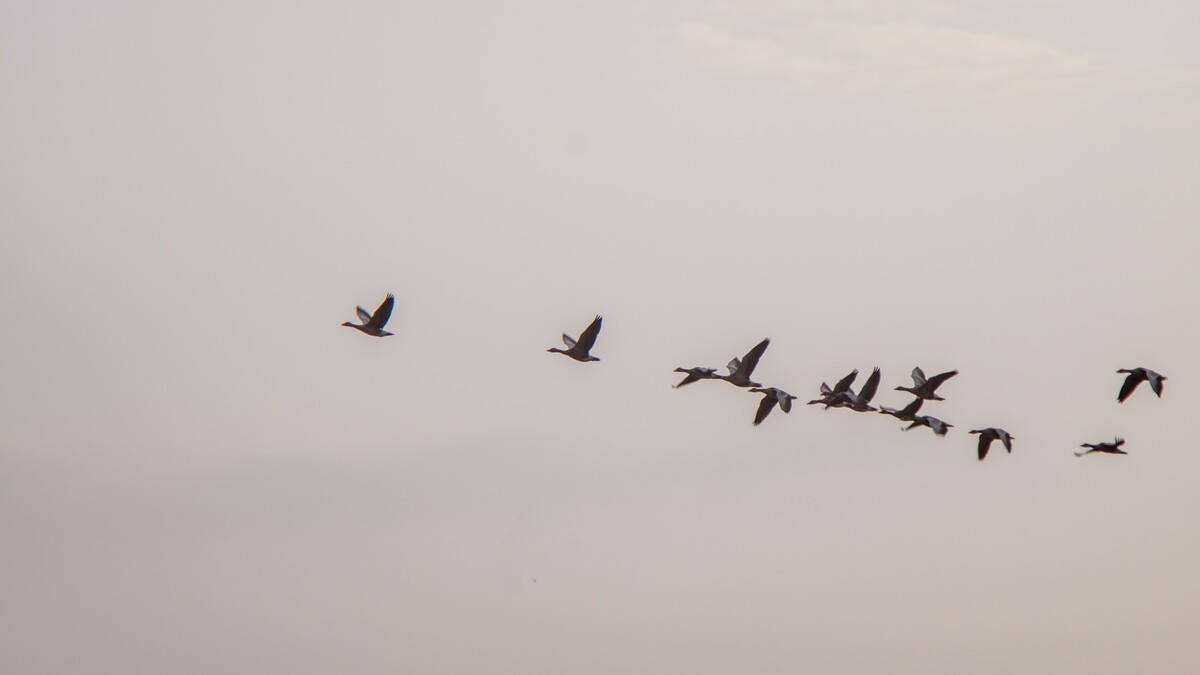
#> input picture data/oiseaux.jpeg, 1200 x 675 px
$ python contours.py
#> lines starting #> are read from the running program, lines starting #| are printed output that depends on the picture; after the words box and inside, x2 and y2 are one past the last pixel; in counts of white or black regions, pixels touching at a corner belong together
import cv2

import os

img = cv2.imread(os.path.join('.', 'data', 'oiseaux.jpeg'))
#> img is the input picture: shape (675, 1200, 3); mean B, G, R 187.2, 190, 198.7

# convert to grayscale
img_gray = cv2.cvtColor(img, cv2.COLOR_BGR2GRAY)

# apply thresholding
ret, thresh = cv2.threshold(img_gray, 127, 255, cv2.THRESH_BINARY_INV)
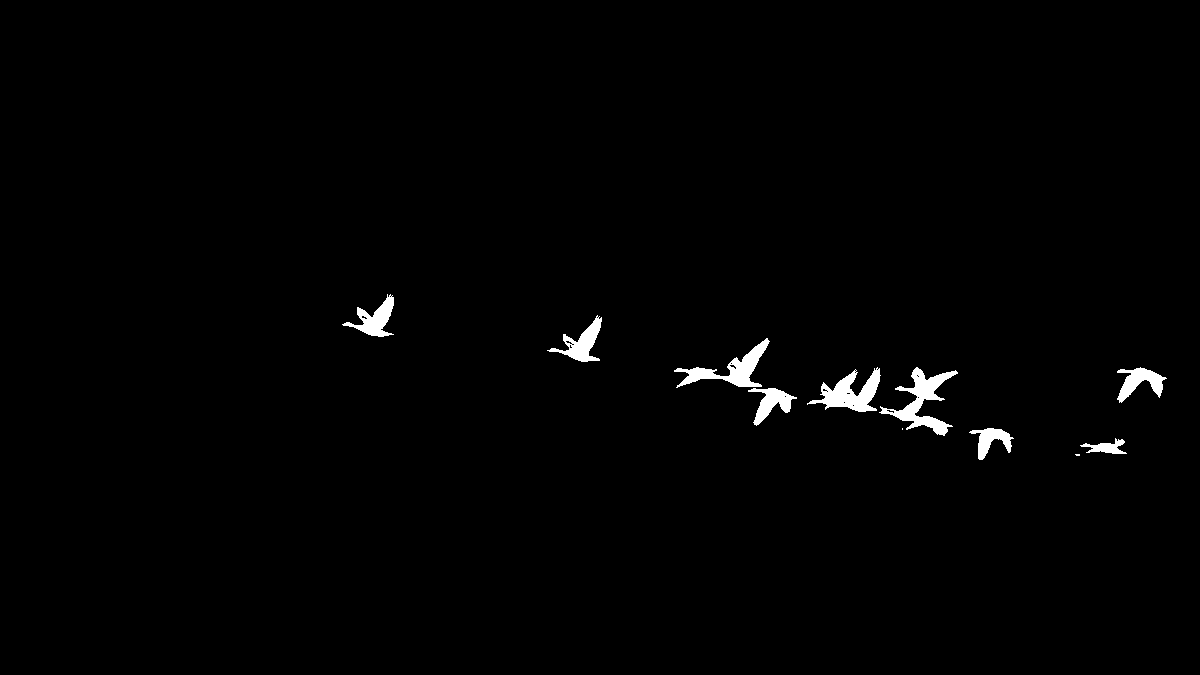
#> thresh: shape (675, 1200); 1.1% white; 11 white regions (2 under 20 px)

#detect contours
contours, hierarchy = cv2.findContours(thresh, cv2.RETR_TREE, cv2.CHAIN_APPROX_SIMPLE)
#> contours = 32 contours, 23 with area under 20; largest, box (x1, y1, x2, y2) and area: (879, 367, 958, 436) 1509, (807, 367, 881, 412) 1342, (674, 338, 770, 388) 1264, (547, 315, 602, 362) 820, (342, 294, 394, 337) 800

for cnt in contours:
    if cv2.contourArea(cnt) > 200:
        #cv2.drawContours(img, cnt, -1,  (0,255,0),1)
        x1,y1,w,h =  cv2.boundingRect(cnt)

        cv2.rectangle(img, (x1,y1), (x1+w,y1+h), (0, 255, 0))
#> this loop made 32 passes
#> (x1, y1, w, h) on passes 2, 3, 5, 7, 8, 13, 22, 25, 30: (1080, 438, 47, 16), (969, 428, 45, 32), (748, 388, 49, 38), (1117, 367, 50, 36), (879, 367, 79, 69), (807, 367, 74, 45), (674, 338, 96, 50), (547, 315, 55, 47), (342, 294, 52, 43)
#> cnt on passes 1, 4, 6, 10, 11, 12: [[1075, 454], [1076, 455], [1079, 455], [1079, 454]], [[902, 428], [902, 429]], [[784, 396], [785, 395], [786, 396], [785, 397]], [[917, 397], [918, 396], [919, 397], [918, 398]], [[917, 376], [918, 375], [919, 376], [918, 377]], [[916, 375], [917, 374], [918, 375], [917, 376]]
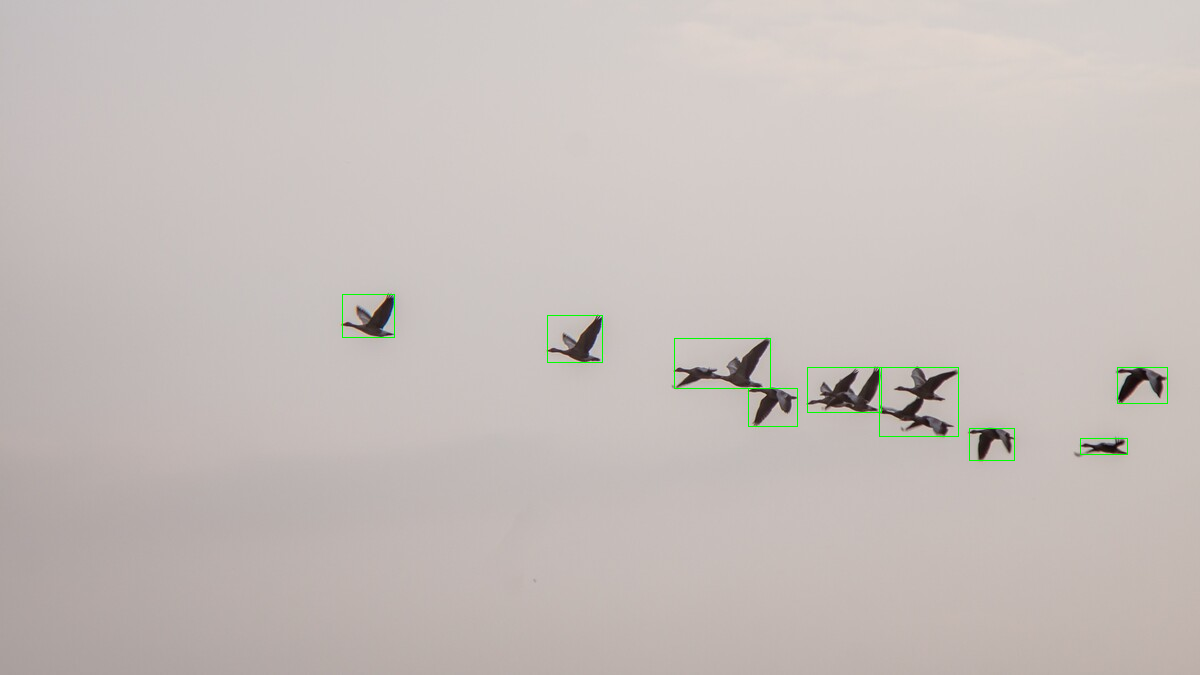
#> img: shape (675, 1200, 3); 0.22% of pixels changed, all inside (x1, y1, x2, y2) = (342, 294, 1168, 461)

cv2.imshow('img', img)
cv2.imshow('img_gray', img_gray)
cv2.imshow('thresh', thresh)
cv2.waitKey(0)
